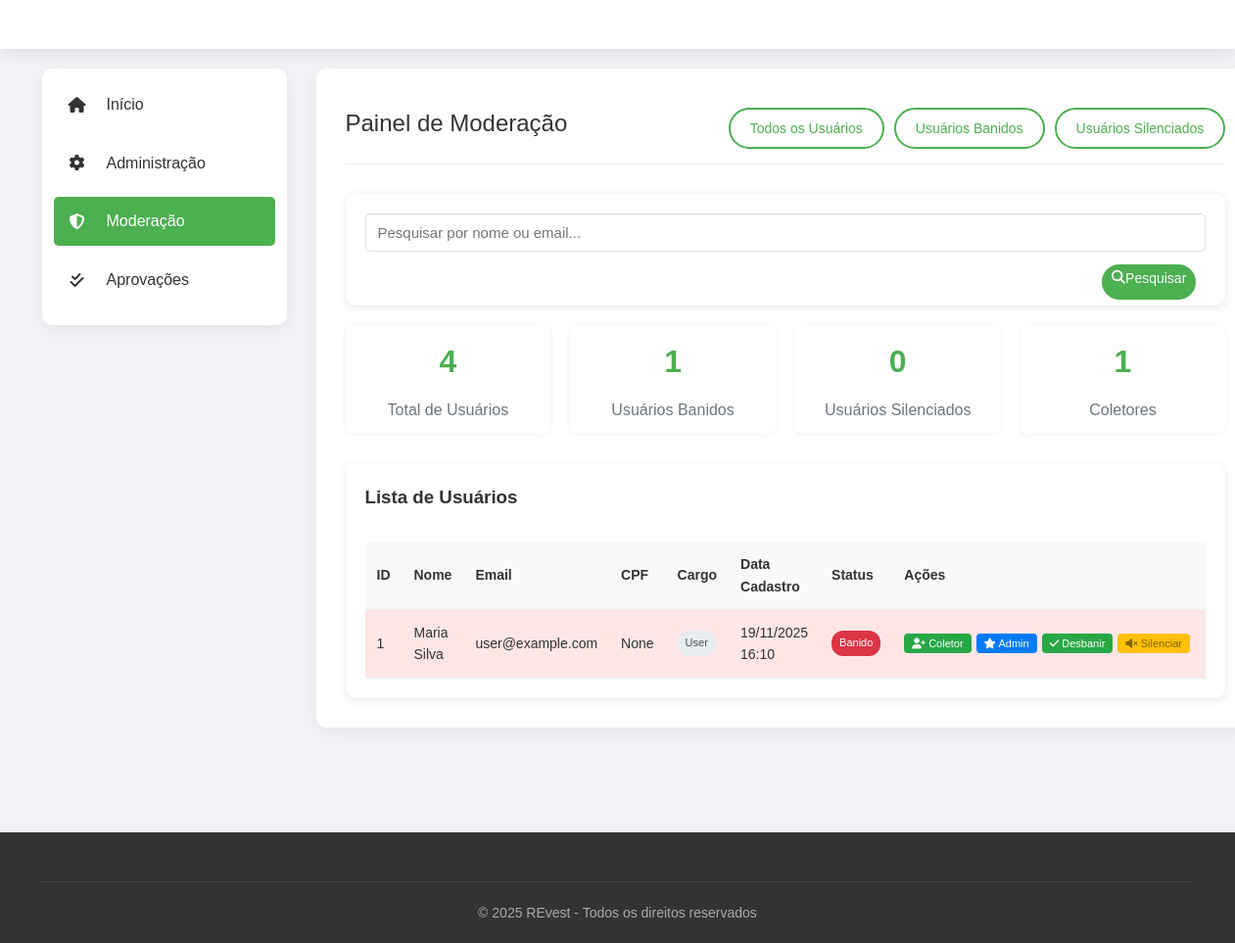
The page /moderacao?view=banned (signed in) on the database its author committed.
### database.py (models this page shows)
class Doador(db.Model):
    __tablename__ = 'doador'
    ID_Doador = db.Column(db.Integer, primary_key=True, autoincrement=True)
    Nome = db.Column(db.String(100), nullable=False)
    Email = db.Column(db.String(100), unique=True, nullable=False)
    CPF = db.Column(db.String(14), unique=True, nullable=True)
    CEP = db.Column(db.String(10), nullable=True)
    Numero = db.Column(db.String(10), nullable=False)
    Senha = db.Column(db.String(255), nullable=False)
    Data_Criacao = db.Column(db.DateTime, default=datetime.utcnow)
    is_banned = db.Column(db.Boolean, default=False)
    is_muted = db.Column(db.Boolean, default=False)
    ban_reason = db.Column(db.String(255), nullable=True)
    banned_at = db.Column(db.DateTime, nullable=True)
    banned_by = db.Column(db.Integer, nullable=True)
    role = db.Column(db.String(20), default='user')  # user, admin, coletor
    doacoes = db.relationship('Doacao', backref='doador', lazy=True)
    tickets = db.relationship('Ticket', backref='doador', lazy=True)
    @property
    def id(self):
        return self.ID_Doador
    @property
    def name(self):
        return self.Nome
    @property
    def email(self):
        return self.Email
    @property
    def created_at(self):
        return self.Data_Criacao

### app.py (the view)
@app.route('/moderacao')
def moderacao():
    if 'user' not in session or session.get('role') != 'admin':
        return redirect(url_for('home'))
    search_query = request.args.get('search', '')
    view_type = request.args.get('view', 'all')
    query = Doador.query
    if search_query:
        query = query.filter(
            (Doador.Nome.ilike(f'%{search_query}%')) |
            (Doador.Email.ilike(f'%{search_query}%'))
        )
    if view_type == 'banned':
        query = query.filter(Doador.is_banned == True)
    elif view_type == 'muted':
        query = query.filter(Doador.is_muted == True)
    users = query.order_by(Doador.Data_Criacao.desc()).all()
    total_users = Doador.query.count()
    banned_users = Doador.query.filter_by(is_banned=True).count()
    muted_users = Doador.query.filter_by(is_muted=True).count()
    coletor_users = Doador.query.filter_by(role='coletor').count()
    return render_template('moderacao.html',
                         users=users,
                         search_query=search_query,
                         total_users=total_users,
                         banned_users=banned_users,
                         muted_users=muted_users,
                         coletor_users=coletor_users)

### app.py (called while the page is built)
@app.before_request
def block_muted_users_on_post():
    try:
        if request.method == 'POST' and 'user_id' in session:
            uid = session.get('user_id')
            user = Doador.query.get(uid)
            if user and getattr(user, 'is_muted', False) and session.get('role') != 'admin':
                return render_template('error.html', message='Você está silenciado e não pode realizar essa ação')
    except Exception:
        pass

@app.after_request
def add_security_headers(response):
    response.headers["Cache-Control"] = "no-store, no-cache, must-revalidate, private"
    response.headers["Pragma"] = "no-cache"
    response.headers["Expires"] = "0"
    return response

### templates/moderacao.html (shortened to what this page needs)
{% extends "base_dashboard.html" %}
{% block page_css %}
<link rel="stylesheet" href="{{ url_for('static', filename='css/moderacao.css') }}">
<link rel="stylesheet" href="{{ url_for('static', filename='css/desktop_overrides.css') }}">
<link rel="stylesheet" href="{{ url_for('static', filename='css/mobile_admin_header.css') }}">
{% endblock %}
{% block content %}
<section class="dashboard">
    <div class="container">
        <div class="dashboard-grid">
            <div class="sidebar">
                <ul class="sidebar-menu">
                    <li><a href="/dashboard"><i class="fas fa-home"></i> Início</a></li>
                    <li><a href="/admin"><i class="fas fa-cog"></i> Administração</a></li>
                    <li><a href="/moderacao" class="active"><i class="fas fa-shield-alt"></i> Moderação</a></li>
                    <li><a href="/admin/aprovacoes"><i class="fas fa-check-double"></i> Aprovações</a></li>
                </ul>
            </div>
            <div class="main-content">
                <div class="content-header">
                    <h2 class="content-title">Painel de Moderação</h2>
                    <div class="header-actions">
                        <a href="/moderacao?view=all" class="btn btn-outline">Todos os Usuários</a>
                        <a href="/moderacao?view=banned" class="btn btn-outline">Usuários Banidos</a>
                        <a href="/moderacao?view=muted" class="btn btn-outline">Usuários Silenciados</a>
                    </div>
                </div>
                <div class="search-box">
                    <form method="GET" action="/moderacao" class="search-form">
                        <div class="form-row">
                            <div class="form-group">
                                <input type="text" class="form-control" name="search" placeholder="Pesquisar por nome ou email..." value="{{ search_query }}">
                            </div>
                            <button type="submit" class="btn btn-primary">
                                <i class="fas fa-search"></i> Pesquisar
                            </button>
                        </div>
                    </form>
                </div>
                <div class="admin-stats">
                    <div class="stat-card">
                        <div class="stat-number">{{ total_users }}</div>
                        <div class="stat-title">Total de Usuários</div>
                    </div>
                    <div class="stat-card">
                        <div class="stat-number">{{ banned_users }}</div>
                        <div class="stat-title">Usuários Banidos</div>
                    </div>
                    <div class="stat-card">
                        <div class="stat-number">{{ muted_users }}</div>
                        <div class="stat-title">Usuários Silenciados</div>
                    </div>
                    <div class="stat-card">
                        <div class="stat-number">{{ coletor_users }}</div>
                        <div class="stat-title">Coletores</div>
                    </div>
                </div>
                <div class="users-list">
                    <h3>Lista de Usuários</h3>
                    {% if users %}
                    <div class="table-responsive">
                        <table class="users-table">
                            <thead>
                                <tr>
                                    <th>ID</th>
                                    <th>Nome</th>
                                    <th>Email</th>
                                    <th>CPF</th>
                                    <th>Cargo</th>
                                    <th>Data Cadastro</th>
                                    <th>Status</th>
                                    <th>Ações</th>
                                </tr>
                            </thead>
                            <tbody>
                                {% for user in users %}
                                <tr class="user-row {% if user.is_banned %}banned{% endif %} {% if user.is_muted %}muted{% endif %}">
                                    <td>{{ user.id }}</td>
                                    <td>{{ user.name }}</td>
                                    <td>{{ user.email }}</td>
                                    <td>{{ user.CPF }}</td>
                                    <td>
                                        <span class="role-badge role-{{ user.role }}">{{ user.role|capitalize }}</span>
                                    </td>
                                    <td>{{ user.created_at.strftime('%d/%m/%Y %H:%M') }}</td>
                                    <td>
                                        {% if user.is_banned %}
                                        <span class="status-badge status-banned">Banido</span>
                                        {% elif user.is_muted %}
                                        <span class="status-badge status-muted">Silenciado</span>
                                        {% else %}
                                        <span class="status-badge status-active">Ativo</span>
                                        {% endif %}
                                    </td>
                                    <td class="actions-cell">
                                        <div class="action-buttons">
                                            {% if user.role == 'user' %}
                                            <button class="btn btn-sm btn-success btn-promote" data-user-id="{{ user.id }}" data-role="coletor">
                                                <i class="fas fa-user-plus"></i> Coletor
                                            </button>
                                            <button class="btn btn-sm btn-primary btn-promote" data-user-id="{{ user.id }}" data-role="admin">
                                                <i class="fas fa-star"></i> Admin
                                            </button>
                                            {% elif user.role == 'admin' and user.email != 'revest@gmail.com' %}
                                            <button class="btn btn-sm btn-warning btn-promote" data-user-id="{{ user.id }}" data-role="user">
                                                <i class="fas fa-user-minus"></i> Usuário
                                            </button>
                                            {% endif %}
                                            {% if not user.is_banned and user.email != 'revest@gmail.com' %}
                                            <button class="btn btn-sm btn-danger btn-ban" data-user-id="{{ user.id }}">
                                                <i class="fas fa-ban"></i> Banir
                                            </button>
                                            {% elif user.is_banned %}
                                            <button class="btn btn-sm btn-success btn-unban" data-user-id="{{ user.id }}">
                                                <i class="fas fa-check"></i> Desbanir
                                            </button>
                                            {% endif %}
                                            {% if not user.is_muted and user.email != 'revest@gmail.com' %}
                                            <button class="btn btn-sm btn-warning btn-mute" data-user-id="{{ user.id }}">
                                                <i class="fas fa-volume-mute"></i> Silenciar
                                            </button>
                                            {% elif user.is_muted %}
                                            <button class="btn btn-sm btn-info btn-unmute" data-user-id="{{ user.id }}">
                                                <i class="fas fa-volume-up"></i> Dessilenciar
                                            </button>
                                            {% endif %}
                                        </div>
                                    </td>
                                </tr>
                                {% endfor %}
                            </tbody>
                        </table>
                    </div>
                    {% else %}
                    <div class="alert alert-info">
                        <p>Nenhum usuário encontrado.</p>
                    </div>
                    {% endif %}
                </div>
            </div>
        </div>
    </div>
</section>
{% endblock %}

### static/css/base_dashboard.css (style rules this page uses)
.container { width: 100%; max-width: 1200px; margin: 0 auto; padding: 0 15px; }
.btn { padding: 8px 20px; border-radius: 30px; font-weight: 500; cursor: pointer; transition: all 0.3s; border: none; font-size: 14px; text-decoration: none; display: inline-block; text-align: center; }
.btn-primary { background-color: var(--primary); color: white; }
.btn-outline { background-color: transparent; border: 2px solid var(--primary); color: var(--primary); }
.btn-sm { padding: 5px 10px; font-size: 12px; }
.btn-success { background-color: #28a745; color: white; }
.action-buttons .btn { font-size: 11px; padding: 4px 8px; white-space: nowrap; }
.action-buttons .btn { font-size: 11px; padding: 4px 8px; white-space: nowrap; border: none; border-radius: 4px; cursor: pointer; transition: all 0.3s; }
.action-buttons .btn-sm { font-size: 11px; padding: 4px 8px; }
.action-buttons .btn-success { background-color: #28a745; color: white; }
.action-buttons .btn-primary { background-color: #007bff; color: white; }
.action-buttons .btn-warning { background-color: #ffc107; color: #856404; }

### static/css/mobile_dashboard.css (style rules this page uses)
html, body { -webkit-font-smoothing: antialiased; }
.container { padding: 0 12px; }
.dashboard-grid { display: block; }
.sidebar { width: 100%; padding: 12px; margin-bottom: 14px; }
.sidebar-menu a { padding: 12px 14px; display: flex; align-items: center; gap: 10px; }
.main-content { width: 100%; padding: 14px; }
.content-title { font-size: 18px; }
.welcome-message, .ticket-detail, .stat-card, .review-container { padding: 12px; }
@media (min-width: 992px) { .dashboard-grid { display: grid; grid-template-columns: 250px 1fr; gap: 30px; } }
@media (min-width: 992px) { .sidebar { width: auto; margin-bottom: 0; } }
@media (min-width: 992px) { .main-content { padding: 30px; } }
@media (min-width: 992px) { .content-title { font-size: 24px; } }
.form-control, textarea.form-control { width: 100% !important; box-sizing: border-box !important; }
.btn, .btn-primary, .btn-danger, .btn-outline { display: inline-block; width: auto; }
.form-actions .btn-block, .cta-box .btn, form .btn-primary { width: 100% !important; }
.stat-card, .confirmation-card, .review-container, .ticket-detail { width: 100% !important; padding: 12px !important; box-shadow: none !important; }
.form-control { padding: 10px 12px !important; font-size: 15px !important; }
.box-shadow, .card, .stat-card { box-shadow: 0 1px 6px rgba(0,0,0,0.06) !important; }
.search-box .search-form button, .search-box .search-form .btn-search, .search-box .search-form .btn { display: inline-flex !important; width: auto !important; position: absolute !important; right: 10px !important; top: calc(50% + 40px) !important; transform: translateY(-50%) !important; height: 36px !important; padding: 6px 10px !important; border-radius: 18px !important; z-index: 3 !important; }
.search-box .search-form .form-control, .search-box .search-form input[type="text"], .search-box .search-form input[type="search"] { padding-right: 64px !important; }
.search-box .search-form .form-row { position: relative !important; }

### rows shown on the page
Doador: id "1", name "Maria Silva", email "user@example.com", CPF "None", role "User", created_at "19/11/2025 16:10", is_banned "Banido"

### other values the page prints
{{ total_users }} "4"
{{ banned_users }} "1"
{{ muted_users }} "0"
{{ coletor_users }} "1"
